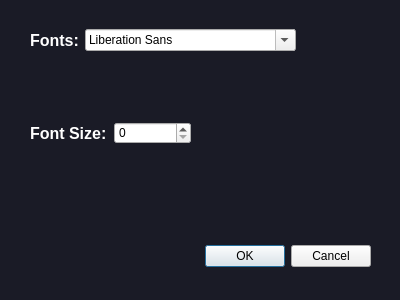
<?xml version="1.0" encoding="UTF-8"?>
<ui version="4.0">
 <class>viewEditor</class>
 <widget class="QDialog" name="viewEditor">
  <property name="geometry">
   <rect>
    <x>0</x>
    <y>0</y>
    <width>400</width>
    <height>300</height>
   </rect>
  </property>
  <property name="windowTitle">
   <string>Dialog</string>
  </property>
  <property name="styleSheet">
   <string notr="true">QDialog {
	background-color: #1a1b26;
	color: #fff;
}</string>
  </property>
  <widget class="QDialogButtonBox" name="buttonBox">
   <property name="geometry">
    <rect>
     <x>30</x>
     <y>240</y>
     <width>341</width>
     <height>32</height>
    </rect>
   </property>
   <property name="orientation">
    <enum>Qt::Horizontal</enum>
   </property>
   <property name="standardButtons">
    <set>QDialogButtonBox::Cancel|QDialogButtonBox::Ok</set>
   </property>
  </widget>
  <widget class="QWidget" name="">
   <property name="geometry">
    <rect>
     <x>30</x>
     <y>20</y>
     <width>266</width>
     <height>41</height>
    </rect>
   </property>
   <layout class="QHBoxLayout" name="horizontalLayout_2">
    <item>
     <widget class="QLabel" name="fontLabel">
      <property name="text">
       <string>&lt;html&gt;&lt;head/&gt;&lt;body&gt;&lt;p&gt;&lt;span style=&quot; font-size:12pt; font-weight:700; color:#ffffff;&quot;&gt;Fonts:&lt;/span&gt;&lt;/p&gt;&lt;/body&gt;&lt;/html&gt;</string>
      </property>
     </widget>
    </item>
    <item>
     <widget class="QFontComboBox" name="fontComboBox"/>
    </item>
   </layout>
  </widget>
  <widget class="QWidget" name="">
   <property name="geometry">
    <rect>
     <x>30</x>
     <y>120</y>
     <width>161</width>
     <height>27</height>
    </rect>
   </property>
   <layout class="QHBoxLayout" name="horizontalLayout">
    <item>
     <widget class="QLabel" name="fontSizeLabel">
      <property name="text">
       <string>&lt;html&gt;&lt;head/&gt;&lt;body&gt;&lt;p&gt;&lt;span style=&quot; font-size:12pt; font-weight:700; color:#ffffff;&quot;&gt;Font Size:&lt;/span&gt;&lt;/p&gt;&lt;/body&gt;&lt;/html&gt;</string>
      </property>
     </widget>
    </item>
    <item>
     <widget class="QSpinBox" name="spinBox"/>
    </item>
   </layout>
  </widget>
 </widget>
 <resources/>
 <connections>
  <connection>
   <sender>buttonBox</sender>
   <signal>accepted()</signal>
   <receiver>viewEditor</receiver>
   <slot>accept()</slot>
   <hints>
    <hint type="sourcelabel">
     <x>248</x>
     <y>254</y>
    </hint>
    <hint type="destinationlabel">
     <x>157</x>
     <y>274</y>
    </hint>
   </hints>
  </connection>
  <connection>
   <sender>buttonBox</sender>
   <signal>rejected()</signal>
   <receiver>viewEditor</receiver>
   <slot>reject()</slot>
   <hints>
    <hint type="sourcelabel">
     <x>316</x>
     <y>260</y>
    </hint>
    <hint type="destinationlabel">
     <x>286</x>
     <y>274</y>
    </hint>
   </hints>
  </connection>
 </connections>
</ui>
